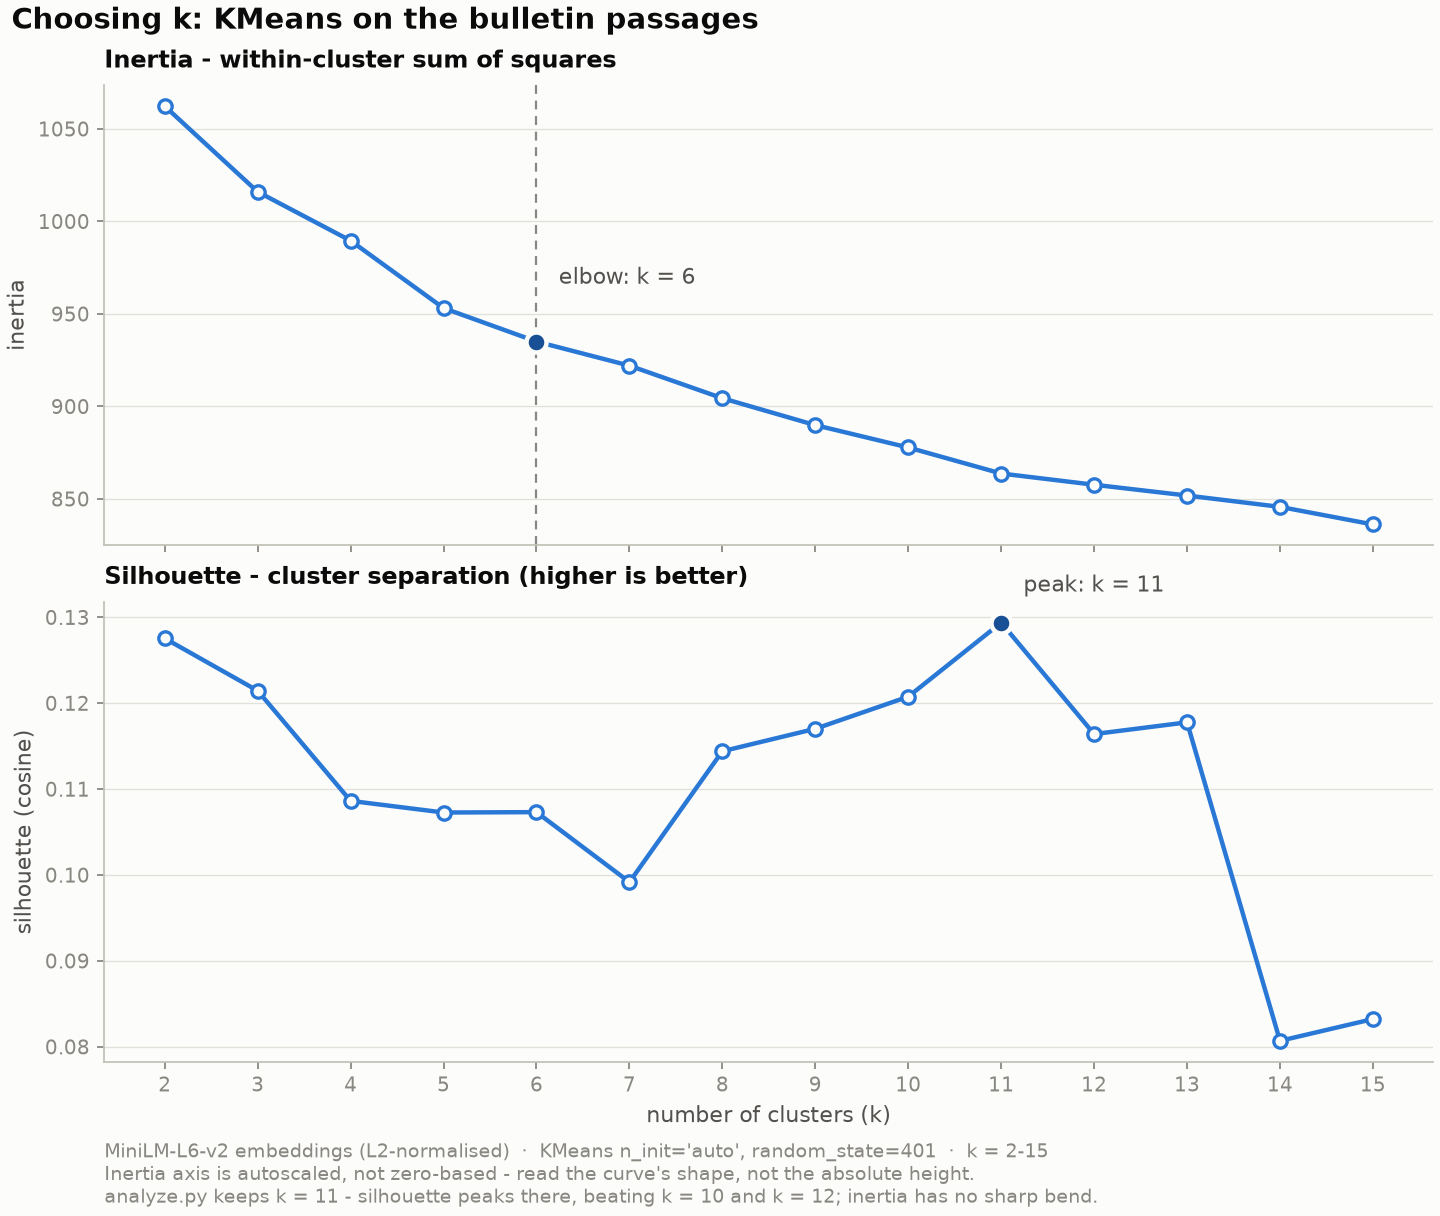

Reproduce this figure in Python.
"""Lab 8 - how many clusters?  Inertia (the elbow) and silhouette over k.

Inertia falls monotonically as k grows, so the question is where extra clusters
stop paying for themselves.  Silhouette is plotted alongside as a second
opinion: the assignment asks for the cluster count to be documented, and a lone
elbow on 384-d embedding vectors is often too flat to defend.

Run:  uv run lab8/elbow.py
"""

from pathlib import Path

import matplotlib

matplotlib.use("Agg")  # headless: write a PNG instead of opening a window
import matplotlib.pyplot as plt
import numpy as np
import pandas as pd
from sentence_transformers import SentenceTransformer
from sklearn.cluster import KMeans
from sklearn.metrics import silhouette_score
from sklearn.preprocessing import normalize

HERE = Path(__file__).resolve().parent
K_MIN, K_MAX = 2, 15
# The k actually used in analyze.py.  Kept here as a constant so the line that
# reports it cannot go stale the way a hard-coded string did.
K = 11

# Chart tokens (light surface).
SURFACE = "#fcfcfb"
INK, INK_2, MUTED = "#0b0b0b", "#52514e", "#898781"
GRID, AXIS = "#e1e0d9", "#c3c2b7"
BLUE, BLUE_DARK = "#2a78d6", "#184f95"


def elbow_k(ks: list[int], vals: np.ndarray) -> int:
    """k at the point furthest from the chord joining the first and last point.

    Both axes are scaled to [0, 1] first, otherwise the k axis (width ~13) and
    the inertia axis (width ~100) are not comparable and the chord distance is
    meaningless.  This is a rule of thumb, not a test.
    """
    x = (np.asarray(ks, float) - ks[0]) / (ks[-1] - ks[0])
    y = (np.asarray(vals, float) - vals.min()) / (vals.max() - vals.min())
    dist = np.abs((y[-1] - y[0]) * x - y + y[0]) / np.hypot(y[-1] - y[0], 1.0)
    return ks[int(np.argmax(dist))]


def style(ax, title: str) -> None:
    ax.set_facecolor(SURFACE)
    ax.set_title(title, loc="left", color=INK, fontsize=11,
                 fontweight="bold", pad=8)
    ax.grid(axis="y", color=GRID, linewidth=0.6)
    ax.set_axisbelow(True)
    for side in ("top", "right"):
        ax.spines[side].set_visible(False)
    for side in ("left", "bottom"):
        ax.spines[side].set_color(AXIS)
        ax.spines[side].set_linewidth(0.8)
    ax.tick_params(colors=MUTED, labelsize=9, length=3)
    ax.set_xticks(range(K_MIN, K_MAX + 1))


def main() -> None:
    df = pd.read_csv(HERE.parent / "data" / "bulletin_passages.csv")
    df = df.dropna(subset=["text"]).drop_duplicates(subset=["text"])
    df["text_clean"] = df["text"].str.replace(r"\s+", " ", regex=True).str.strip()

    model = SentenceTransformer("all-MiniLM-L6-v2")
    embeddings = model.encode(df["text_clean"].tolist(), normalize_embeddings=True)
    X = normalize(embeddings, norm="l2", axis=1)

    # k = 1 gives the total dispersion, which turns inertia into the share of
    # variance the clustering leaves unexplained.
    total = KMeans(n_clusters=1, random_state=401, n_init="auto").fit(X).inertia_

    ks, inertia, silhouette = [], [], []
    for k in range(K_MIN, K_MAX + 1):
        km = KMeans(n_clusters=k, random_state=401, n_init="auto").fit(X)
        ks.append(k)
        inertia.append(km.inertia_)
        # Cosine, matching the space the clustering actually works in.
        silhouette.append(silhouette_score(X, km.labels_, metric="cosine"))

    inertia = np.array(inertia)
    silhouette = np.array(silhouette)
    table = pd.DataFrame({
        "k": ks,
        "inertia": inertia.round(2),
        "drop_pct": np.r_[np.nan, -np.diff(inertia) / inertia[:-1] * 100].round(2),
        "explained_pct": ((1 - inertia / total) * 100).round(1),
        "silhouette": silhouette.round(4),
    })

    print(f"passages: {len(df)}   dims: {X.shape[1]}   total inertia (k=1): {total:.1f}")
    print(table.to_string(index=False))

    by_elbow, by_sil = elbow_k(ks, inertia), ks[int(np.argmax(silhouette))]
    print(f"\nelbow (chord distance)    : k = {by_elbow}")
    print(f"best silhouette (cosine)  : k = {by_sil}  ({silhouette.max():.4f})")
    print(f"current setting in analyze.py: k = {K}")
    if by_elbow != K:
        print(f"  note: keeping k = {K} on the silhouette peak, not the elbow at "
              f"k = {by_elbow} - the inertia curve has no sharp bend to find.")

    table.to_csv(HERE.parent / "data" / "lab8_kmeans_k.csv", index=False)

    # ---- plot -------------------------------------------------------------
    fig = plt.figure(figsize=(9, 7.6), layout="constrained")
    fig.patch.set_facecolor(SURFACE)
    gs = fig.add_gridspec(3, 1, height_ratios=[1, 1, 0.13])
    ax1 = fig.add_subplot(gs[0])
    ax2 = fig.add_subplot(gs[1], sharex=ax1)
    note = fig.add_subplot(gs[2])
    note.axis("off")

    fig.suptitle("Choosing k: KMeans on the bulletin passages",
                 x=0.008, ha="left", color=INK, fontsize=13, fontweight="bold")

    # Panel 1: inertia.  One series, so the title names it and no legend is needed.
    style(ax1, "Inertia - within-cluster sum of squares")
    ax1.plot(ks, inertia, color=BLUE, lw=2, marker="o", ms=6,
             mfc=SURFACE, mec=BLUE, mew=1.5)
    ax1.axvline(by_elbow, color=MUTED, lw=1, ls=(0, (4, 3)))
    ax1.plot([by_elbow], [inertia[by_elbow - K_MIN]], marker="o", ms=9,
             mfc=BLUE_DARK, mec=SURFACE, mew=2, zorder=5)
    ax1.annotate(f"elbow: k = {by_elbow}", xy=(by_elbow, inertia[by_elbow - K_MIN]),
                 xytext=(10, 26), textcoords="offset points",
                 color=INK_2, fontsize=10)
    ax1.set_ylabel("inertia", color=INK_2, fontsize=10)
    ax1.tick_params(labelbottom=False)   # x ticks are shared with the panel below

    # Panel 2: silhouette (its own scale, hence its own panel - never a twin axis).
    style(ax2, "Silhouette - cluster separation (higher is better)")
    ax2.plot(ks, silhouette, color=BLUE, lw=2, marker="o", ms=6,
             mfc=SURFACE, mec=BLUE, mew=1.5)
    ax2.plot([by_sil], [silhouette.max()], marker="o", ms=9,
             mfc=BLUE_DARK, mec=SURFACE, mew=2, zorder=5)
    ax2.annotate(f"peak: k = {by_sil}", xy=(by_sil, silhouette.max()),
                 xytext=(10, 14), textcoords="offset points",
                 color=INK_2, fontsize=10)
    ax2.set_ylabel("silhouette (cosine)", color=INK_2, fontsize=10)
    ax2.set_xlabel("number of clusters (k)", color=INK_2, fontsize=10)

    note.text(0, 0.5,
             "MiniLM-L6-v2 embeddings (L2-normalised)  ·  KMeans n_init='auto', "
             "random_state=401  ·  k = 2-15\n"
             "Inertia axis is autoscaled, not zero-based - read the curve's shape, "
             "not the absolute height.\n"
             f"analyze.py keeps k = {K} - silhouette peaks there, beating k = "
             f"{K - 1} and k = {K + 1}; inertia has no sharp bend.",
             color=MUTED, fontsize=8.5, va="center", ha="left")

    out = HERE / "elbow.png"
    fig.savefig(out, dpi=160, facecolor=SURFACE)
    print(f"\nwrote {out.relative_to(HERE.parent)} and data/lab8_kmeans_k.csv")


if __name__ == "__main__":
    main()
